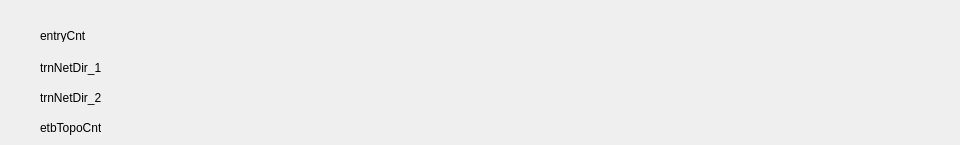
   <widget class="QWidget" name="tab_12">
    <attribute name="title">
     <string>133</string>
    </attribute>
    <widget class="QLabel" name="label_289">
     <property name="geometry">
      <rect>
       <x>40</x>
       <y>30</y>
       <width>54</width>
       <height>12</height>
      </rect>
     </property>
     <property name="text">
      <string>entryCnt</string>
     </property>
    </widget>
    <widget class="QLabel" name="entryCnt133">
     <property name="geometry">
      <rect>
       <x>120</x>
       <y>30</y>
       <width>831</width>
       <height>16</height>
      </rect>
     </property>
     <property name="text">
      <string/>
     </property>
    </widget>
    <widget class="QLabel" name="label_294">
     <property name="geometry">
      <rect>
       <x>40</x>
       <y>60</y>
       <width>71</width>
       <height>16</height>
      </rect>
     </property>
     <property name="text">
      <string>trnNetDir_1</string>
     </property>
    </widget>
    <widget class="QLabel" name="trnNetDir133_1">
     <property name="geometry">
      <rect>
       <x>120</x>
       <y>60</y>
       <width>831</width>
       <height>16</height>
      </rect>
     </property>
     <property name="text">
      <string/>
     </property>
    </widget>
    <widget class="QLabel" name="label_298">
     <property name="geometry">
      <rect>
       <x>40</x>
       <y>120</y>
       <width>61</width>
       <height>16</height>
      </rect>
     </property>
     <property name="text">
      <string>etbTopoCnt</string>
     </property>
    </widget>
    <widget class="QLabel" name="etbTopoCnt133">
     <property name="geometry">
      <rect>
       <x>120</x>
       <y>120</y>
       <width>831</width>
       <height>16</height>
      </rect>
     </property>
     <property name="text">
      <string/>
     </property>
    </widget>
    <widget class="QLabel" name="label_296">
     <property name="geometry">
      <rect>
       <x>40</x>
       <y>90</y>
       <width>71</width>
       <height>16</height>
      </rect>
     </property>
     <property name="text">
      <string>trnNetDir_2</string>
     </property>
    </widget>
    <widget class="QLabel" name="trnNetDir133_2">
     <property name="geometry">
      <rect>
       <x>120</x>
       <y>90</y>
       <width>831</width>
       <height>16</height>
      </rect>
     </property>
     <property name="text">
      <string/>
     </property>
    </widget>
   </widget>
